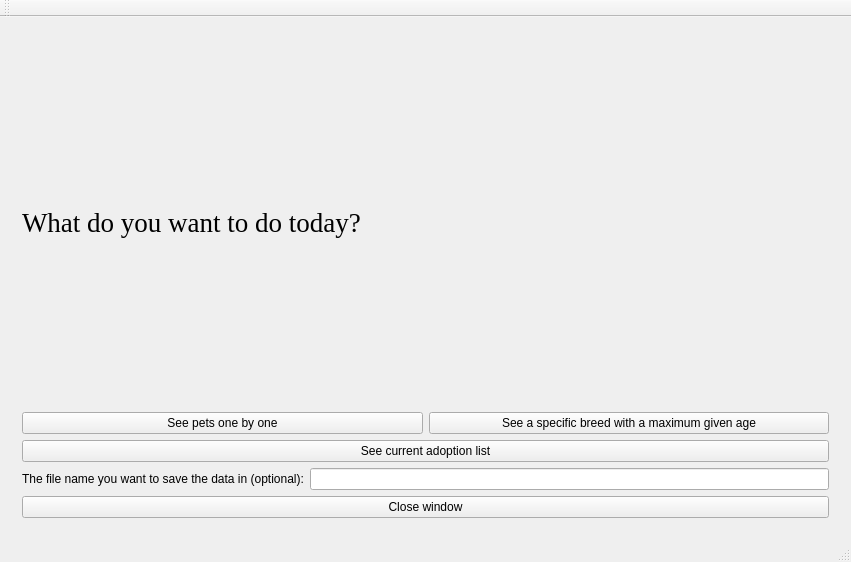
<?xml version="1.0" encoding="UTF-8"?>
<ui version="4.0">
 <class>userWindowClass</class>
 <widget class="QMainWindow" name="userWindowClass">
  <property name="geometry">
   <rect>
    <x>0</x>
    <y>0</y>
    <width>851</width>
    <height>562</height>
   </rect>
  </property>
  <property name="windowTitle">
   <string>userWindow</string>
  </property>
  <widget class="QWidget" name="centralWidget">
   <layout class="QHBoxLayout" name="horizontalLayout_5">
    <item>
     <widget class="QStackedWidget" name="stackedWidget">
      <property name="currentIndex">
       <number>0</number>
      </property>
      <widget class="QWidget" name="option_list_user">
       <layout class="QVBoxLayout" name="verticalLayout">
        <item>
         <widget class="QLabel" name="label">
          <property name="font">
           <font>
            <family>Times New Roman</family>
            <pointsize>20</pointsize>
           </font>
          </property>
          <property name="layoutDirection">
           <enum>Qt::LeftToRight</enum>
          </property>
          <property name="text">
           <string>What do you want to do today?</string>
          </property>
         </widget>
        </item>
        <item>
         <layout class="QHBoxLayout" name="horizontalLayout">
          <item>
           <widget class="QPushButton" name="showButtonUser">
            <property name="text">
             <string>See pets one by one</string>
            </property>
           </widget>
          </item>
          <item>
           <widget class="QPushButton" name="specificBreedButton">
            <property name="text">
             <string>See a specific breed with a maximum given age</string>
            </property>
           </widget>
          </item>
         </layout>
        </item>
        <item>
         <widget class="QPushButton" name="adoptionButton">
          <property name="text">
           <string>See current adoption list</string>
          </property>
         </widget>
        </item>
        <item>
         <layout class="QHBoxLayout" name="horizontalLayout_8">
          <item>
           <widget class="QLabel" name="label_13">
            <property name="text">
             <string>The file name you want to save the data in (optional):</string>
            </property>
           </widget>
          </item>
          <item>
           <widget class="QLineEdit" name="dataSave"/>
          </item>
         </layout>
        </item>
        <item>
         <layout class="QHBoxLayout" name="horizontalLayout_2">
          <item>
           <widget class="QPushButton" name="closeUserWindow">
            <property name="text">
             <string>Close window</string>
            </property>
           </widget>
          </item>
         </layout>
        </item>
       </layout>
      </widget>
      <widget class="QWidget" name="show_all">
       <layout class="QVBoxLayout" name="verticalLayout_2">
        <item>
         <layout class="QHBoxLayout" name="horizontalLayout_18">
          <item>
           <widget class="QLabel" name="label_9">
            <property name="text">
             <string>Pets' name:</string>
            </property>
           </widget>
          </item>
          <item>
           <widget class="QTextEdit" name="nameShow">
            <property name="readOnly">
             <bool>true</bool>
            </property>
           </widget>
          </item>
         </layout>
        </item>
        <item>
         <layout class="QHBoxLayout" name="horizontalLayout_17">
          <item>
           <widget class="QLabel" name="label_10">
            <property name="text">
             <string>Pets' breed:</string>
            </property>
           </widget>
          </item>
          <item>
           <widget class="QTextEdit" name="breedShow">
            <property name="readOnly">
             <bool>true</bool>
            </property>
           </widget>
          </item>
         </layout>
        </item>
        <item>
         <layout class="QHBoxLayout" name="horizontalLayout_16">
          <item>
           <widget class="QLabel" name="label_11">
            <property name="text">
             <string>Pets' age:</string>
            </property>
           </widget>
          </item>
          <item>
           <widget class="QTextEdit" name="ageShow">
            <property name="readOnly">
             <bool>true</bool>
            </property>
           </widget>
          </item>
         </layout>
        </item>
        <item>
         <layout class="QHBoxLayout" name="horizontalLayout_7">
          <item>
           <widget class="QLabel" name="label_5">
            <property name="text">
             <string>Pets' photo link:</string>
            </property>
           </widget>
          </item>
          <item>
           <widget class="QTextEdit" name="photoShow">
            <property name="readOnly">
             <bool>true</bool>
            </property>
           </widget>
          </item>
         </layout>
        </item>
        <item>
         <layout class="QHBoxLayout" name="horizontalLayout_15">
          <item>
           <widget class="QPushButton" name="previousButton">
            <property name="text">
             <string>Previous</string>
            </property>
           </widget>
          </item>
          <item>
           <widget class="QPushButton" name="nextButton">
            <property name="text">
             <string>Next</string>
            </property>
           </widget>
          </item>
         </layout>
        </item>
        <item>
         <widget class="QPushButton" name="adoptButton">
          <property name="text">
           <string>Adopt current pet</string>
          </property>
         </widget>
        </item>
        <item>
         <widget class="QPushButton" name="backButtonUser_2">
          <property name="text">
           <string>Back to main page</string>
          </property>
         </widget>
        </item>
       </layout>
      </widget>
      <widget class="QWidget" name="see_by_breed">
       <layout class="QVBoxLayout" name="verticalLayout_3">
        <item>
         <layout class="QHBoxLayout" name="horizontalLayout_19">
          <item>
           <widget class="QLabel" name="label_12">
            <property name="text">
             <string>Pets' name:</string>
            </property>
           </widget>
          </item>
          <item>
           <widget class="QTextEdit" name="nameShow_2">
            <property name="readOnly">
             <bool>true</bool>
            </property>
           </widget>
          </item>
         </layout>
        </item>
        <item>
         <layout class="QHBoxLayout" name="horizontalLayout_21">
          <item>
           <widget class="QLabel" name="label_14">
            <property name="text">
             <string>Pets' age:</string>
            </property>
           </widget>
          </item>
          <item>
           <widget class="QTextEdit" name="ageShow_2">
            <property name="readOnly">
             <bool>true</bool>
            </property>
           </widget>
          </item>
         </layout>
        </item>
        <item>
         <layout class="QHBoxLayout" name="horizontalLayout_6">
          <item>
           <widget class="QLabel" name="label_4">
            <property name="text">
             <string>Pets' photo link:</string>
            </property>
           </widget>
          </item>
          <item>
           <widget class="QTextEdit" name="photoShow_2">
            <property name="readOnly">
             <bool>true</bool>
            </property>
           </widget>
          </item>
         </layout>
        </item>
        <item>
         <layout class="QHBoxLayout" name="horizontalLayout_3">
          <item>
           <widget class="QLabel" name="label_2">
            <property name="text">
             <string>Searched breed:</string>
            </property>
           </widget>
          </item>
          <item>
           <widget class="QLineEdit" name="searchedBreed"/>
          </item>
         </layout>
        </item>
        <item>
         <layout class="QHBoxLayout" name="horizontalLayout_4">
          <item>
           <widget class="QLabel" name="label_3">
            <property name="text">
             <string>Maximum searched age:</string>
            </property>
           </widget>
          </item>
          <item>
           <widget class="QLineEdit" name="searchedAge"/>
          </item>
         </layout>
        </item>
        <item>
         <widget class="QPushButton" name="searchButton">
          <property name="text">
           <string>Search</string>
          </property>
         </widget>
        </item>
        <item>
         <layout class="QHBoxLayout" name="horizontalLayout_22">
          <item>
           <widget class="QPushButton" name="previousButton_2">
            <property name="text">
             <string>Previous</string>
            </property>
           </widget>
          </item>
          <item>
           <widget class="QPushButton" name="nextButton_2">
            <property name="text">
             <string>Next</string>
            </property>
           </widget>
          </item>
         </layout>
        </item>
        <item>
         <widget class="QPushButton" name="adoptButton_2">
          <property name="text">
           <string>Adopt current pet</string>
          </property>
         </widget>
        </item>
        <item>
         <widget class="QPushButton" name="backButtonUser_3">
          <property name="text">
           <string>Back to main page</string>
          </property>
         </widget>
        </item>
       </layout>
      </widget>
      <widget class="QWidget" name="adoption_list">
       <layout class="QVBoxLayout" name="verticalLayout_4">
        <item>
         <widget class="QListWidget" name="adoptionShow"/>
        </item>
        <item>
         <widget class="QPushButton" name="removeAdoption">
          <property name="text">
           <string>Give up selected pet adoption</string>
          </property>
         </widget>
        </item>
        <item>
         <widget class="QPushButton" name="backButtonUser_4">
          <property name="text">
           <string>Back to main page</string>
          </property>
         </widget>
        </item>
       </layout>
      </widget>
     </widget>
    </item>
   </layout>
  </widget>
  <widget class="QMenuBar" name="menuBar">
   <property name="geometry">
    <rect>
     <x>0</x>
     <y>0</y>
     <width>851</width>
     <height>22</height>
    </rect>
   </property>
  </widget>
  <widget class="QToolBar" name="mainToolBar">
   <attribute name="toolBarArea">
    <enum>TopToolBarArea</enum>
   </attribute>
   <attribute name="toolBarBreak">
    <bool>false</bool>
   </attribute>
  </widget>
  <widget class="QStatusBar" name="statusBar"/>
 </widget>
 <layoutdefault spacing="6" margin="11"/>
 <resources/>
 <connections>
  <connection>
   <sender>closeUserWindow</sender>
   <signal>clicked()</signal>
   <receiver>userWindowClass</receiver>
   <slot>close_window()</slot>
   <hints>
    <hint type="sourcelabel">
     <x>831</x>
     <y>457</y>
    </hint>
    <hint type="destinationlabel">
     <x>370</x>
     <y>537</y>
    </hint>
   </hints>
  </connection>
  <connection>
   <sender>showButtonUser</sender>
   <signal>clicked()</signal>
   <receiver>userWindowClass</receiver>
   <slot>show_pet_list_page()</slot>
   <hints>
    <hint type="sourcelabel">
     <x>152</x>
     <y>283</y>
    </hint>
    <hint type="destinationlabel">
     <x>56</x>
     <y>372</y>
    </hint>
   </hints>
  </connection>
  <connection>
   <sender>specificBreedButton</sender>
   <signal>clicked()</signal>
   <receiver>userWindowClass</receiver>
   <slot>show_specific_breed_page()</slot>
   <hints>
    <hint type="sourcelabel">
     <x>706</x>
     <y>283</y>
    </hint>
    <hint type="destinationlabel">
     <x>227</x>
     <y>375</y>
    </hint>
   </hints>
  </connection>
  <connection>
   <sender>adoptionButton</sender>
   <signal>clicked()</signal>
   <receiver>userWindowClass</receiver>
   <slot>show_adoption_list_page()</slot>
   <hints>
    <hint type="sourcelabel">
     <x>190</x>
     <y>457</y>
    </hint>
    <hint type="destinationlabel">
     <x>568</x>
     <y>371</y>
    </hint>
   </hints>
  </connection>
  <connection>
   <sender>previousButton_2</sender>
   <signal>clicked()</signal>
   <receiver>userWindowClass</receiver>
   <slot>previous_specific_breed()</slot>
   <hints>
    <hint type="sourcelabel">
     <x>108</x>
     <y>72</y>
    </hint>
    <hint type="destinationlabel">
     <x>160</x>
     <y>507</y>
    </hint>
   </hints>
  </connection>
  <connection>
   <sender>nextButton_2</sender>
   <signal>clicked()</signal>
   <receiver>userWindowClass</receiver>
   <slot>next_specific_breed()</slot>
   <hints>
    <hint type="sourcelabel">
     <x>108</x>
     <y>72</y>
    </hint>
    <hint type="destinationlabel">
     <x>627</x>
     <y>507</y>
    </hint>
   </hints>
  </connection>
  <connection>
   <sender>searchButton</sender>
   <signal>clicked()</signal>
   <receiver>userWindowClass</receiver>
   <slot>search_breed()</slot>
   <hints>
    <hint type="sourcelabel">
     <x>108</x>
     <y>72</y>
    </hint>
    <hint type="destinationlabel">
     <x>399</x>
     <y>510</y>
    </hint>
   </hints>
  </connection>
  <connection>
   <sender>backButtonUser_2</sender>
   <signal>clicked()</signal>
   <receiver>userWindowClass</receiver>
   <slot>back()</slot>
   <hints>
    <hint type="sourcelabel">
     <x>108</x>
     <y>72</y>
    </hint>
    <hint type="destinationlabel">
     <x>428</x>
     <y>506</y>
    </hint>
   </hints>
  </connection>
  <connection>
   <sender>backButtonUser_3</sender>
   <signal>clicked()</signal>
   <receiver>userWindowClass</receiver>
   <slot>back()</slot>
   <hints>
    <hint type="sourcelabel">
     <x>108</x>
     <y>72</y>
    </hint>
    <hint type="destinationlabel">
     <x>340</x>
     <y>510</y>
    </hint>
   </hints>
  </connection>
  <connection>
   <sender>backButtonUser_4</sender>
   <signal>clicked()</signal>
   <receiver>userWindowClass</receiver>
   <slot>back()</slot>
   <hints>
    <hint type="sourcelabel">
     <x>108</x>
     <y>72</y>
    </hint>
    <hint type="destinationlabel">
     <x>846</x>
     <y>182</y>
    </hint>
   </hints>
  </connection>
  <connection>
   <sender>previousButton</sender>
   <signal>clicked()</signal>
   <receiver>userWindowClass</receiver>
   <slot>previous_pet()</slot>
   <hints>
    <hint type="sourcelabel">
     <x>108</x>
     <y>72</y>
    </hint>
    <hint type="destinationlabel">
     <x>183</x>
     <y>515</y>
    </hint>
   </hints>
  </connection>
  <connection>
   <sender>nextButton</sender>
   <signal>clicked()</signal>
   <receiver>userWindowClass</receiver>
   <slot>next_pet()</slot>
   <hints>
    <hint type="sourcelabel">
     <x>108</x>
     <y>72</y>
    </hint>
    <hint type="destinationlabel">
     <x>583</x>
     <y>511</y>
    </hint>
   </hints>
  </connection>
  <connection>
   <sender>removeAdoption</sender>
   <signal>clicked()</signal>
   <receiver>userWindowClass</receiver>
   <slot>remove_selected_adoption()</slot>
   <hints>
    <hint type="sourcelabel">
     <x>108</x>
     <y>72</y>
    </hint>
    <hint type="destinationlabel">
     <x>846</x>
     <y>297</y>
    </hint>
   </hints>
  </connection>
  <connection>
   <sender>adoptButton_2</sender>
   <signal>clicked()</signal>
   <receiver>userWindowClass</receiver>
   <slot>adopt_current()</slot>
   <hints>
    <hint type="sourcelabel">
     <x>108</x>
     <y>72</y>
    </hint>
    <hint type="destinationlabel">
     <x>732</x>
     <y>517</y>
    </hint>
   </hints>
  </connection>
  <connection>
   <sender>adoptButton</sender>
   <signal>clicked()</signal>
   <receiver>userWindowClass</receiver>
   <slot>adopt_current()</slot>
   <hints>
    <hint type="sourcelabel">
     <x>108</x>
     <y>72</y>
    </hint>
    <hint type="destinationlabel">
     <x>730</x>
     <y>513</y>
    </hint>
   </hints>
  </connection>
 </connections>
 <slots>
  <slot>show_pet_list_page()</slot>
  <slot>show_specific_breed_page()</slot>
  <slot>show_adoption_list_page()</slot>
  <slot>next_specific_breed()</slot>
  <slot>previous_specific_breed()</slot>
  <slot>search_breed()</slot>
  <slot>back()</slot>
  <slot>previous_pet()</slot>
  <slot>next_pet()</slot>
  <slot>remove_selected_adoption()</slot>
  <slot>adopt_current()</slot>
  <slot>close_window()</slot>
 </slots>
</ui>
